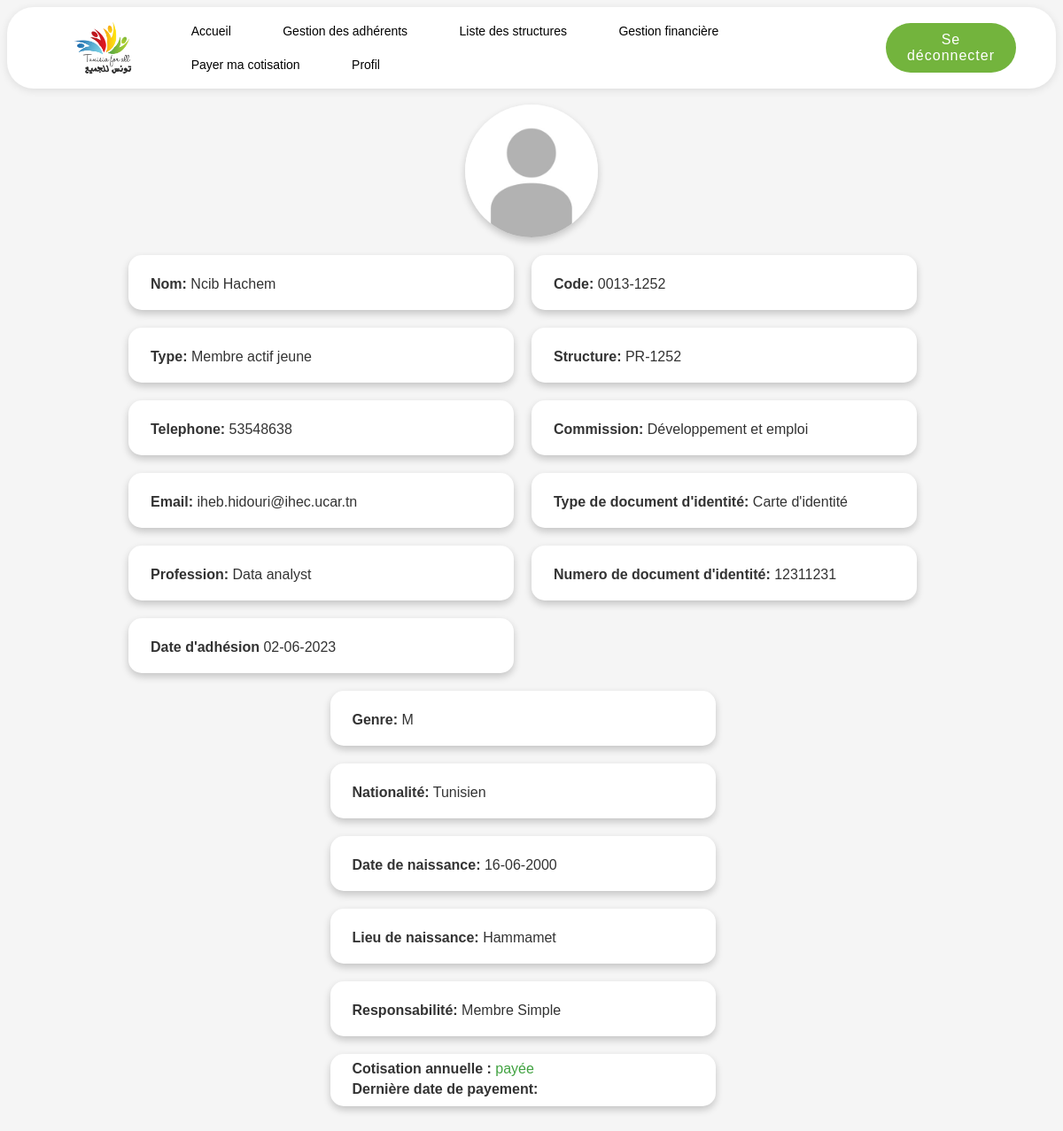
Screenshot of /consult_adherent/26/ (signed in) with the database file from the repository.
### base/models.py (models this page shows, shortened)
class Adherent(models.Model):
    user = models.OneToOneField(User, on_delete=models.CASCADE , related_name='adherent')
    code = models.CharField(max_length=8)
    photo_de_profile= models.ImageField(upload_to='img/',null=True, blank=True,default='img/navbar_logo.png')
    structure = models.ForeignKey(Structure, on_delete=models.CASCADE , related_name='adherents', default = 1)
    TYPE_ADHERENT_CHOICES = (
    ('Membre fondateur', 'Membre fondateur'),
    ('Membre actif', 'Membre actif'),
    ('Membre actif jeune', 'Membre actif jeune'),
    ('Soutien', 'Soutien'),
    ('Membre d\'honneur ', 'Membre d\'honneur '),
    )
    type_adhérent = models.CharField(max_length=27, choices=TYPE_ADHERENT_CHOICES)
    RESPONSABILTE_ADHERENT_CHOICES = (
    ('Président', 'Président'),
    ('Viceprésident', 'Vice président'),
    ('Directeur Executif', 'Directeur Executif'),
    ('Trésorier', 'Trésorier'),
    ('Trésorier adjoint ', 'Trésorier adjoint '),
    ('Chef Projet', 'Chef Projet'),
    ('Coordinateur de commission ', 'Coordinateur de commission '),
    ('Membre Simple ', 'Membre Simple '),
    )
    responsabilité_adhérent= models.CharField(max_length=27, choices=RESPONSABILTE_ADHERENT_CHOICES, null=True, blank=True)
    GENRE_CHOICES = (
        ('M', 'M'),
        ('F', 'F'),
    )
    genre = models.CharField(max_length=1, choices=GENRE_CHOICES)
    nom = models.CharField(max_length=50)
    prénom = models.CharField(max_length=50)
    DOCUMENT_IDENTITE_CHOICES = (
        ('CIN', 'Carte d\'identité'),
        ('CS', 'Carte de séjour'),
    )
    type_document_identité = models.CharField(max_length=3, choices=DOCUMENT_IDENTITE_CHOICES,null=True)
    numero_document_identité = models.IntegerField(validators=[
        MinValueValidator(0),
        MaxValueValidator(99999999),
        validate_eight_digits
    ])
    date_émission_de_la_carte = models.DateField(null=True, blank=True)
    nationalité = models.CharField(max_length=50)
    date_de_naissance = models.DateField()
    lieu_de_naissance = models.CharField(max_length=50)
    profession = models.CharField(max_length=50)
    numéro_de_téléphone = models.CharField(max_length=20)
    adresse_email = models.EmailField(max_length=50)
    COMMISSION_CHOICES = (
        ('Enseignement, Sciences et Technologies', 'Enseignement, Sciences et Technologies'),
        ('Développement et emploi', 'Développement et emploi'),
        ('Santé et social', 'Santé et social'),
        ('Culture, tourisme et environnement', 'Culture, tourisme et environnement'),
        ('Autre', 'Autre'),
    )
    commissions = models.CharField(max_length=(50), choices=COMMISSION_CHOICES,null=True,blank=True)
    date_adhésion = models.DateField(blank=True, null=True)
    date_depart = models.DateField(null=True, blank=True)
    motif_depart = models.CharField(max_length=50, null=True, blank=True)
    cotisation_annuelle = models.CharField(max_length=50, default='non payée')
    dernière_date_de_payement = models.DateField(null=True, blank=True)
    exclude_fields = ['date_adhesion', 'date_naissance']

class Structure(models.Model):
    TYPE_CHOICES = [
        ('BN', 'Bureau National'),
        ('BR', 'Bureau regional'),
        ('BL', 'Bureau Local'),
        ('PR', 'Projet'),
    ]
    code_structure = models.CharField(max_length=6)
    type = models.CharField(max_length=15, choices=TYPE_CHOICES)
    libellé = models.CharField(max_length=20)
    adresse = models.CharField(max_length=20)
    gouvernorat = models.ForeignKey(Governat, on_delete=models.CASCADE , related_name='structures')
    délégation = models.ForeignKey(Delegation, on_delete=models.CASCADE , related_name='structures')
    code_postal = models.CharField(max_length=4)
    numéro_de_téléphone = models.CharField(max_length=20)
    adresse_email = models.EmailField()
    date_de_création = models.DateField()
    date_AG = models.DateField()
    exclude_fields = ['date_creation', 'date_ag']
    def __str__(self):
       return self.code_structure

### base/views.py (the view)
# urls.py: path('consult_adherent/<str:pk>/', views.consult_adherent, name='consult_adherent'),
def consult_adherent(request, pk):
    adherent = Adherent.objects.get(id=pk)
    return render(request, 'base/consult_adherent.html', {'adherent': adherent})

### base/templates/base/consult_adherent.html (shortened to what this page needs)
{% extends 'main.html' %}
{% load static %}
{% block content %}
<!DOCTYPE html>
<html>
<head>
</head>
<body>
    <br>
    <div class="container">
        <div class="profile-picture">
            <img src="{{ adherent.photo_de_profile.url }}" alt="Profile Picture" class="profile-image">
        </div>
        <div class="row">
            <div class="info-box">
                <p><strong>Nom:</strong> {{ adherent.nom }} {{ adherent.prénom }}</p>
            </div>
            <div class="info-box">
                <p><strong>Type:</strong> {{ adherent.get_type_adhérent_display }}</p>
            </div>
            <div class="info-box">
                <p><strong>Telephone:</strong> {{ adherent.numéro_de_téléphone }}</p>
            </div>
            <div class="info-box">
                <p><strong>Email:</strong> {{ adherent.adresse_email }}</p>
            </div>
            <div class="info-box">
                <p><strong>Profession:</strong> {{ adherent.profession }}</p>
            </div>
            <div class="info-box">
                <p><strong>Date d'adhésion</strong> {{ adherent.date_adhésion|date:"d-m-Y" }}</p>
            </div>
        </div>
        <div class="row">
            <div class="info-box">
                <p><strong>Code:</strong> {{ adherent.code }}</p>
            </div>
            <div class="info-box">
                <p><strong>Structure:</strong> {{ adherent.structure }}</p>
            </div>
            <div class="info-box">
                <p><strong>Commission:</strong> {{ adherent.commissions }}</p>
            </div>
            <div class="info-box">
                <p><strong>Type de document d'identité:</strong> {{ adherent.get_type_document_identité_display }}</p>
            </div>
            <div class="info-box">
                <p><strong>Numero de document d'identité:</strong> {{ adherent.numero_document_identité }}</p>
            </div>
        </div>
        <div class="row">
            <div class="info-box">
                <p><strong>Genre:</strong> {{ adherent.get_genre_display }}</p>
            </div>
            <div class="info-box">
                <p><strong>Nationalité:</strong> {{ adherent.nationalité }}</p>
            </div>
            <div class="info-box">
                <p><strong>Date de naissance:</strong> {{ adherent.date_de_naissance|date:"d-m-Y" }}</p>
            </div>
            <div class="info-box">
                <p><strong>Lieu de naissance:</strong> {{ adherent.lieu_de_naissance }}</p>
            </div>
            <div class="info-box">
                <p><strong>Responsabilité:</strong> {{ adherent.responsabilité_adhérent}}</p>
            </div>
            <div class="info-box">
                {% if adherent.cotisation_annuelle == 'payée' %}
                <div style="margin-bottom: 5px;">
                    <strong>Cotisation annuelle :</strong> <span style="color: rgb(64, 162, 64);">payée</span>
                </div>
                {% elif adherent.cotisation_annuelle == 'non payée' %}
                <div style="margin-bottom: 5px;">
                    <strong>Cotisation annuelle :</strong> <span style="color: rgb(167, 40, 40);">non payée</span>
                </div>
                {% endif %}
                <div>
                    <strong>Dernière date de payement:</strong>
                </div>
            </div>
        </div>
    </div>
</body>
</html>
{% endblock %}

### static/css/style.css (style rules this page uses)
body { font-family: Arial, sans-serif; background-color: #F5F5F5; color: #333333; }
.container { position: relative; display: flex; flex-wrap: wrap; justify-content: center; }
.info-box { background-color: #ffffff; padding: 10px; padding-top: 8px; padding-left: 25px; border-radius: 15px; box-shadow: 0 4px 8px rgba(0, 0, 0, 0.2); margin-bottom: 20px; width: 400px; margin-right: 20px; transition: box-shadow 0.3s ease; z-index: 1; }
.info-box p { margin-bottom: 10px; }
.info-box strong { font-weight: bold; }
.profile-picture { position: relative; display: flex; justify-content: center; align-items: center; margin-bottom: 20px; width: 100%; text-align: center; cursor: zoom-in; }
.profile-image { width: 150px; height: 150px; border-radius: 50%; object-fit: cover; box-shadow: 0 4px 8px rgba(0, 0, 0, 0.2); transition: transform 0.3s ease-in-out; }

### rows the page displays
Adherent: photo_de_profile (placeholder picture), nom "Ncib", prénom "Hachem", type_adhérent "Membre actif jeune", numéro_de_téléphone "53548638", adresse_email "iheb.hidouri@ihec.ucar.tn", profession "Data analyst", date_adhésion "02-06-2023", code "0013-1252", structure "PR-1252", commissions "Développement et emploi", type_document_identité "Carte d'identité", numero_document_identité "12311231", genre "M", nationalité "Tunisien", date_de_naissance "16-06-2000", lieu_de_naissance "Hammamet", responsabilité_adhérent "Membre Simple"
